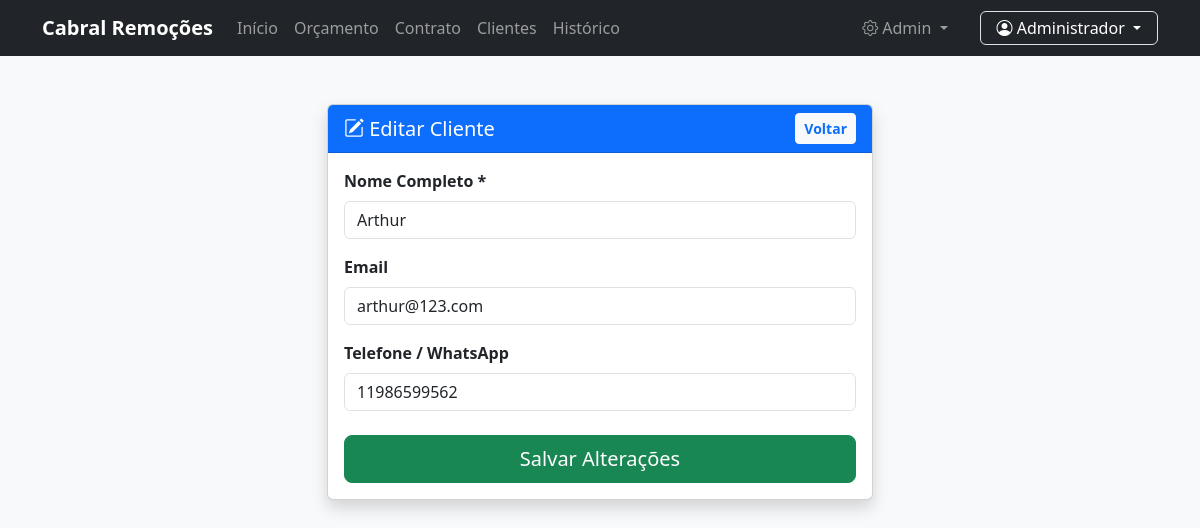
Screenshot of /editar_cliente.php?id=5 (signed in) with the database file from the repository.
### tables this page shows
CREATE TABLE `clientes` (
  `id` int(11) NOT NULL,
  `nome` varchar(150) NOT NULL,
  `email` varchar(150) DEFAULT NULL,
  `telefone` varchar(30) DEFAULT NULL,
  `created_at` timestamp NOT NULL DEFAULT current_timestamp(),
  `updated_at` timestamp NOT NULL DEFAULT current_timestamp() ON UPDATE current_timestamp()
);

### editar_cliente.php (the view, shortened to what this page needs)
<?php
require 'Scripts/conecta_banco.php';
$id = $_GET['id'] ?? null;
$stmt = $pdo->prepare("SELECT * FROM clientes WHERE id = ?");
$stmt->execute([$id]);
$cliente = $stmt->fetch();
?>
<!DOCTYPE html>
<html lang="pt-br">
<head>
    <link href="https://cdn.jsdelivr.net/npm/bootstrap@5.3.0/dist/css/bootstrap.min.css" rel="stylesheet">
    <link rel="stylesheet" href="https://cdn.jsdelivr.net/npm/bootstrap-icons@1.10.0/font/bootstrap-icons.css">
</head>
<body class="bg-light">
    <?php include 'navbar.php'; ?>
    <div class="container mt-5">
        <div class="row justify-content-center">
            <div class="col-md-6">
                <div class="card shadow">
                    <div class="card-header bg-primary text-white d-flex justify-content-between align-items-center">
                        <h5 class="mb-0"><i class="bi bi-pencil-square"></i> Editar Cliente</h5>
                        <a href="clientes.php" class="btn btn-sm btn-light text-primary fw-bold">Voltar</a>
                    </div>
                    <div class="card-body">
                        <form method="POST">
                            <div class="mb-3">
                                <label class="form-label fw-bold">Nome Completo *</label>
                                <input type="text" name="nome" class="form-control" value="<?= htmlspecialchars($cliente['nome']) ?>" required>
                            </div>
                            <div class="mb-3">
                                <label class="form-label fw-bold">Email</label>
                                <input type="email" name="email" class="form-control" value="<?= htmlspecialchars($cliente['email']) ?>">
                            </div>
                            <div class="mb-3">
                                <label class="form-label fw-bold">Telefone / WhatsApp</label>
                                <input type="text" name="telefone" class="form-control" value="<?= htmlspecialchars($cliente['telefone']) ?>" placeholder="(00) 00000-0000">
                            </div>
                            <div class="d-grid gap-2 mt-4">
                                <button type="submit" class="btn btn-success btn-lg">Salvar Alterações</button>
                            </div>
                        </form>
                    </div>
                </div>
            </div>
        </div>
    </div>
</body>
</html>

### rows the page displays
clientes: nome "Arthur", email "arthur@123.com", telefone "11986599562"

### other values shown
$_SESSION['usuario_nome'] "Administrador"
